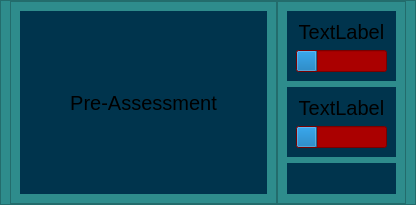
                            <widget class="QWidget" name="widget_20" native="true">
                             <property name="styleSheet">
                              <string notr="true">background-color: rgb(46, 140, 140);</string>
                             </property>
                             <layout class="QVBoxLayout" name="verticalLayout_121">
                              <property name="spacing">
                               <number>0</number>
                              </property>
                              <property name="leftMargin">
                               <number>0</number>
                              </property>
                              <property name="topMargin">
                               <number>0</number>
                              </property>
                              <property name="rightMargin">
                               <number>0</number>
                              </property>
                              <property name="bottomMargin">
                               <number>0</number>
                              </property>
                              <item>
                               <widget class="QFrame" name="frame_76">
                                <property name="frameShape">
                                 <enum>QFrame::StyledPanel</enum>
                                </property>
                                <property name="frameShadow">
                                 <enum>QFrame::Raised</enum>
                                </property>
                                <layout class="QHBoxLayout" name="horizontalLayout_29">
                                 <property name="spacing">
                                  <number>0</number>
                                 </property>
                                 <property name="topMargin">
                                  <number>0</number>
                                 </property>
                                 <property name="bottomMargin">
                                  <number>0</number>
                                 </property>
                                 <item>
                                  <widget class="QFrame" name="frame_84">
                                   <property name="frameShape">
                                    <enum>QFrame::StyledPanel</enum>
                                   </property>
                                   <property name="frameShadow">
                                    <enum>QFrame::Raised</enum>
                                   </property>
                                   <layout class="QVBoxLayout" name="verticalLayout_122">
                                    <property name="rightMargin">
                                     <number>9</number>
                                    </property>
                                    <item>
                                     <widget class="QLabel" name="label_185">
                                      <property name="font">
                                       <font>
                                        <pointsize>15</pointsize>
                                       </font>
                                      </property>
                                      <property name="styleSheet">
                                       <string notr="true">background-color: rgb(0, 52, 77);
padding-right: 50px;
padding-left: 50px;</string>
                                      </property>
                                      <property name="text">
                                       <string>Pre-Assessment</string>
                                      </property>
                                      <property name="alignment">
                                       <set>Qt::AlignCenter</set>
                                      </property>
                                     </widget>
                                    </item>
                                   </layout>
                                  </widget>
                                 </item>
                                 <item>
                                  <widget class="QFrame" name="frame_85">
                                   <property name="frameShape">
                                    <enum>QFrame::StyledPanel</enum>
                                   </property>
                                   <property name="frameShadow">
                                    <enum>QFrame::Raised</enum>
                                   </property>
                                   <layout class="QVBoxLayout" name="verticalLayout_34">
                                    <item>
                                     <widget class="QWidget" name="widget_11" native="true">
                                      <property name="styleSheet">
                                       <string notr="true">background-color: rgb(0, 52, 77);</string>
                                      </property>
                                      <layout class="QVBoxLayout" name="verticalLayout_96">
                                       <item>
                                        <widget class="QLabel" name="preAssess1_label">
                                         <property name="font">
                                          <font>
                                           <pointsize>15</pointsize>
                                          </font>
                                         </property>
                                         <property name="text">
                                          <string>TextLabel</string>
                                         </property>
                                         <property name="alignment">
                                          <set>Qt::AlignCenter</set>
                                         </property>
                                        </widget>
                                       </item>
                                       <item>
                                        <widget class="QProgressBar" name="preAssess1_progressBar">
                                         <property name="styleSheet">
                                          <string notr="true">background-color: rgb(170, 0, 0);</string>
                                         </property>
                                         <property name="value">
                                          <number>24</number>
                                         </property>
                                         <property name="textVisible">
                                          <bool>false</bool>
                                         </property>
                                        </widget>
                                       </item>
                                      </layout>
                                     </widget>
                                    </item>
                                    <item>
                                     <widget class="QWidget" name="widget_12" native="true">
                                      <property name="styleSheet">
                                       <string notr="true">background-color: rgb(0, 52, 77);</string>
                                      </property>
                                      <layout class="QVBoxLayout" name="verticalLayout_98">
                                       <item>
                                        <widget class="QLabel" name="preAssess2_label">
                                         <property name="font">
                                          <font>
                                           <pointsize>15</pointsize>
                                          </font>
                                         </property>
                                         <property name="text">
                                          <string>TextLabel</string>
                                         </property>
                                         <property name="alignment">
                                          <set>Qt::AlignCenter</set>
                                         </property>
                                        </widget>
                                       </item>
                                       <item>
                                        <widget class="QProgressBar" name="preAssess2_progressBar">
                                         <property name="styleSheet">
                                          <string notr="true">background-color: rgb(170, 0, 0);</string>
                                         </property>
                                         <property name="value">
                                          <number>24</number>
                                         </property>
                                         <property name="textVisible">
                                          <bool>false</bool>
                                         </property>
                                        </widget>
                                       </item>
                                      </layout>
                                     </widget>
                                    </item>
                                    <item>
                                     <widget class="QLabel" name="show_scorePreAssessMsg_label">
                                      <property name="font">
                                       <font>
                                        <pointsize>20</pointsize>
                                       </font>
                                      </property>
                                      <property name="styleSheet">
                                       <string notr="true">#show_scorePreAssessMsg_label{
	background-color: rgb(0, 52, 77);
}
</string>
                                      </property>
                                      <property name="text">
                                       <string/>
                                      </property>
                                      <property name="alignment">
                                       <set>Qt::AlignCenter</set>
                                      </property>
                                     </widget>
                                    </item>
                                   </layout>
                                  </widget>
                                 </item>
                                </layout>
                               </widget>
                              </item>
                             </layout>
                            </widget>
